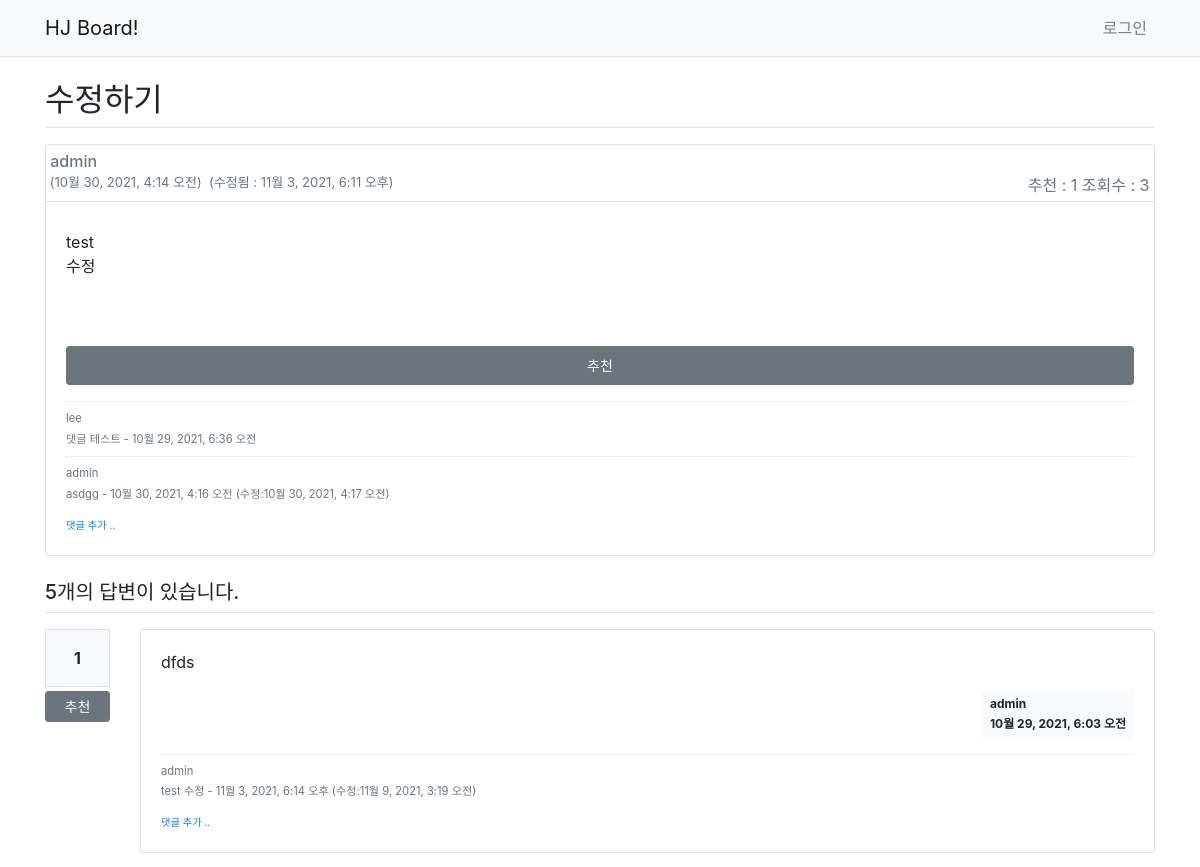
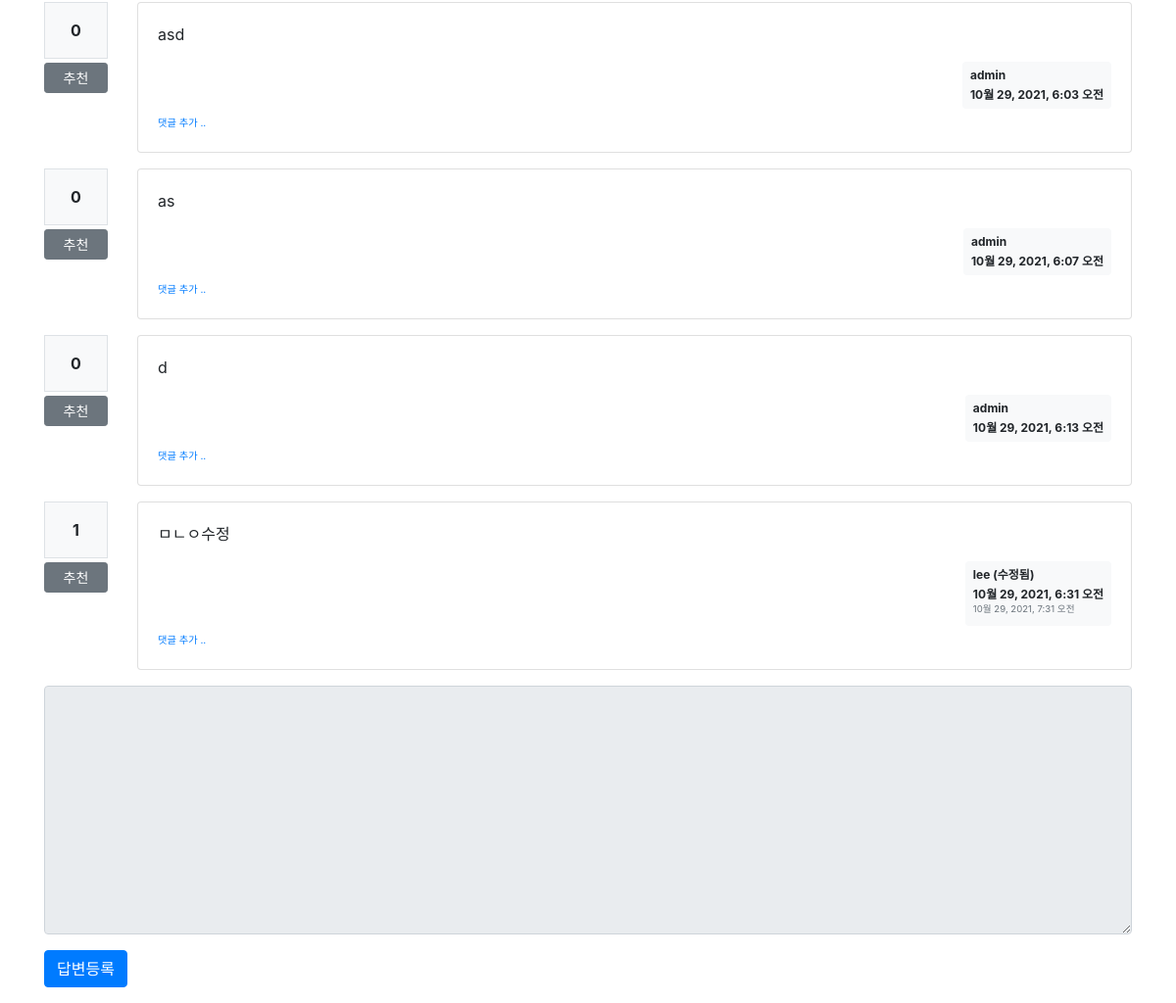
Screenshot of /board/304/ with the database file from the repository (2 pictures, top to bottom).
### pybo/models.py (models this page shows, shortened)
class Question(models.Model):
    author = models.ForeignKey(User, on_delete=models.CASCADE, related_name='author_question')
    subject = models.CharField(max_length = 200)
    content = models.TextField()
    create_date = models.DateTimeField()
    modify_date = models.DateTimeField(null=True, blank=True)
    hits = PositiveIntegerField(default = 0, verbose_name='조회수')
    voter = models.ManyToManyField(User, related_name='voter_question')

class Comment(models.Model):
    author = models.ForeignKey(User, on_delete=models.CASCADE)
    content = models.TextField()
    create_date = models.DateTimeField()
    modify_date = models.DateTimeField(null=True, blank=True)
    question = models.ForeignKey(Question, null=True, blank=True, on_delete=models.CASCADE)
    answer = models.ForeignKey(Answer, null=True, blank=True, on_delete=models.CASCADE)

class Answer(models.Model):
    author = models.ForeignKey(User, on_delete=models.CASCADE, related_name='author_answer')
    question = models.ForeignKey(Question, on_delete=models.CASCADE)
    content = models.TextField()
    create_date = models.DateTimeField()
    modify_date = models.DateTimeField(null=True, blank=True)
    voter = models.ManyToManyField(User, related_name='voter_answer')

### pybo/views/base_views.py (the view, shortened to what this page needs)
def detail(request, question_id):
    question = get_object_or_404(Question, pk=question_id)
    context = {'question': question}
    ip = get_client_ip(request)
    cnt = QuestionCount.objects.filter(ip=ip, question=question).count()
    return render(request, 'pybo/question_detail.html', context)

### pybo/templatetags/pybo_filter.py (called while the page is built)
@register.filter()
def mark(value):
    extensions = ["nl2br", "fenced_code"]
    return mark_safe(markdown.markdown(value, extensions=extensions))

### pybo/views/base_views.py (called while the page is built)
def get_client_ip(request):
    x_forwarded_for = request.META.get('HTTP_X_FORWARDED_FOR')
    if x_forwarded_for:
        ip = x_forwarded_for.split(',')[-1].strip()
    else:
        ip = request.META.get('REMOTE_ADDR')
    return ip

### pybo/templates/pybo/question_detail.html (shortened to what this page needs)
{% extends 'base.html' %}
{% load pybo_filter %}
{% block content %}
<div class="container my-3">
    <h2 class="border-bottom py-2">{{ question.subject }}</h2>
    <div class="row my-3">
        <div class="col-12">
    <div class="card">
        <div class="border-bottom py-1 text-muted">
            <div style="font-weight: 500;">&nbsp;{{ question.author.username }}</div>
            <span style="font-size: small; float: left;">&nbsp;({{ question.create_date }}){% if question.modify_date %}&nbsp;&nbsp;(수정됨 : {{ question.modify_date }}){% endif %}</span>
            <span style="float: right;">추천 : {{question.voter.count}} 조회수 : {{ question.hits }}&nbsp;</span>
        </div>
        <div class="card-body">
            <div class="card-text">{{ question.content|mark }}</div>
            <br>
            <br>
            <div href="#" data-uri="{% url 'pybo:vote_question' question.id  %}"
            class="recommend btn btn-sm btn-secondary btn-block py-2 my-1">추천</div>
            {% if question.comment_set.count > 0 %}
            <div class="mt-3">
            {% for comment in question.comment_set.all %}
                <div class="comment py-2 text-muted">
                    <div class = "mb-1">{{ comment.author }}</div>
                    <span style="white-space: pre-line;">{{ comment.content }}</span>
                    <span>
                        - {{ comment.create_date }}
                        {% if comment.modify_date %}
                        (수정:{{ comment.modify_date }})
                        {% endif %}
                    </span>
                </div>
            {% endfor %}
            </div>
            {% endif %}
            <div>
                <a href="{% url 'pybo:comment_create_question' question.id  %}"
                   class="small"><small>댓글 추가 ..</small></a>
            </div>
        </div>
    </div>
    </div>
    </div>
    <h5 class="border-bottom my-3 py-2">{{question.answer_set.count}}개의 답변이 있습니다.</h5>
    {% for answer in question.answer_set.all %}
    <div class="row my-3">
        <div class="col-1">
            <div class="bg-light text-center p-3 border font-weight-bolder mb-1">{{answer.voter.count}}</div>
            <a href="#" data-uri="{% url 'pybo:vote_answer' answer.id  %}"
                class="recommend btn btn-sm btn-secondary btn-block my-1">추천</a>
        </div>
        <div class="col-11">
    <div class="card">
        <div class="card-body">
            <div class="card-text">{{ answer.content|mark }}</div>
            <div class="d-flex justify-content-end">
                <div class="badge badge-light p-2 text-left">
                    <div class="mb-2">
                        {{ answer.author.username }}
                        {% if answer.modify_date %}
                        (수정됨)
                        {% endif %}
                    </div>
                    <div>{{ answer.create_date }}</div>
                    {% if answer.modify_date %}
                    <div class="py-1 text-muted small">{{ answer.modify_date }}</div>
                    {% endif %}
                </div>
            </div>
            {% if answer.comment_set.count > 0 %}
            <div class="mt-3">
            {% for comment in answer.comment_set.all %}
                <div class="comment py-2 text-muted">
                    <div class = "mb-1">{{ comment.author }}</div>
                    <span style="white-space: pre-line;">{{ comment.content }}</span>
                    <span>
                        - {{ comment.create_date }}
                        {% if comment.modify_date %}
                        (수정:{{ comment.modify_date }})
                        {% endif %}
                    </span>
                </div>
            {% endfor %}
            </div>
            {% endif %}
            <div>
                <a href="{% url 'pybo:comment_create_answer' answer.id  %}"
                   class="small"><small>댓글 추가 ..</small></a>
            </div>
        </div>
    </div>
    </div>
    </div>
    {% endfor %}
    <form action="{% url 'pybo:answer_create' question.id %}" method="post" class="my-3">
        <div class="form-group">
            <textarea {% if not user.is_authenticated %}disabled{% endif %}
              name="content" id="content" class="form-control" rows="10"></textarea>
        </div>
        <input type="submit" value="답변등록" class="btn btn-primary">
    </form>
</div>
{% endblock %}

### templates/base.html (shortened to what this page needs)
{% load static %}
<!doctype html>
<html lang="ko">
<head>
    <link rel="stylesheet" type="text/css" href="{% static 'bootstrap.min.css' %}">
    <link rel="stylesheet" type="text/css" href="{% static 'style.css' %}">
</head>
<body>
{% include "navbar.html" %}
{% block content %}
{% endblock %}
</body>
</html>

### templates/navbar.html (shortened to what this page needs)
<nav class="navbar navbar-expand-lg navbar-light bg-light border-bottom">
    <div class="container">
        <a class="navbar-brand" href="{% url 'pybo:index' %}">HJ Board!</a>
        <div class="collapse navbar-collapse flex-grow-0" id="navbarNav">
            <ul class="navbar-nav ml-auto">
                <li class="nav-item">
                    {% if user.is_authenticated %}
                    <a class="nav-link" href="{% url 'common:logout' %}">{{ user.username }} (로그아웃)</a>
                    {% else %}
                    <a class="nav-link" href="{% url 'common:login' %}">로그인</a>
                    {% endif %}
                </li>
            </ul>
        </div>
    </div>
</nav>

### static/style.css (style rules this page uses)
.comment { border-top:dotted 1px #ddd; font-size:0.7em; }

### rows the page displays
Question: subject "수정하기", author.username "admin", create_date "10월 30, 2021, 4:14 오전", modify_date "11월 3, 2021, 6:11 오후", voter.count "1", hits "3", content|mark "test 수정", answer_set.count "5"
Comment: author "lee", content "댓글 테스트", create_date "10월 29, 2021, 6:36 오전"
Comment: author "admin", content "asdgg", create_date "10월 30, 2021, 4:16 오전", modify_date "10월 30, 2021, 4:17 오전"
Answer: voter.count "1", content|mark "dfds", author.username "admin", create_date "10월 29, 2021, 6:03 오전"
Comment: author "admin", content "test 수정", create_date "11월 3, 2021, 6:14 오후", modify_date "11월 9, 2021, 3:19 오전"
Answer: voter.count "0", content|mark "asd", author.username "admin", create_date "10월 29, 2021, 6:03 오전"
Answer: voter.count "0", content|mark "as", author.username "admin", create_date "10월 29, 2021, 6:07 오전"
Answer: voter.count "0", content|mark "d", author.username "admin", create_date "10월 29, 2021, 6:13 오전"
Answer: voter.count "1", content|mark "ㅁㄴㅇ수정", author.username "lee", shows "(수정됨)", create_date "10월 29, 2021, 6:31 오전", modify_date "10월 29, 2021, 7:31 오전"
